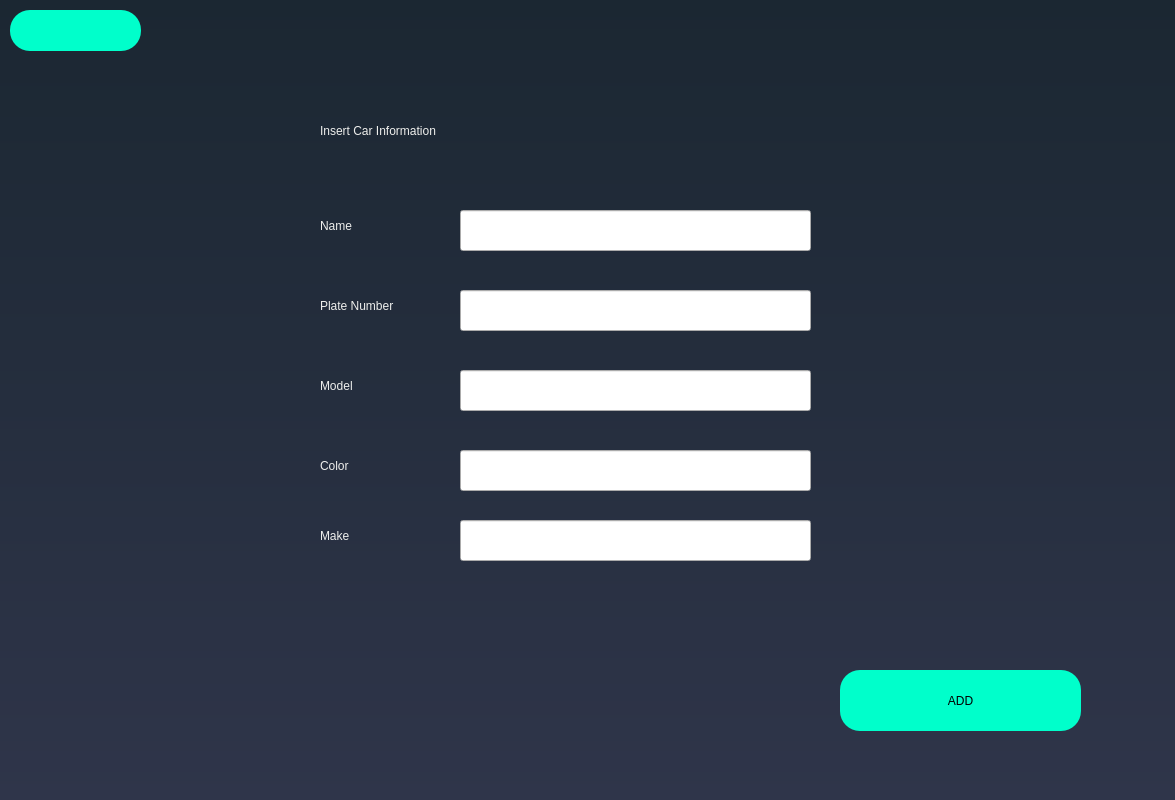
<?xml version="1.0" encoding="UTF-8"?>
<ui version="4.0">
 <class>Dialog</class>
 <widget class="QDialog" name="Dialog">
  <property name="geometry">
   <rect>
    <x>0</x>
    <y>0</y>
    <width>1175</width>
    <height>800</height>
   </rect>
  </property>
  <property name="windowTitle">
   <string>Dialog</string>
  </property>
  <widget class="QWidget" name="widget" native="true">
   <property name="geometry">
    <rect>
     <x>0</x>
     <y>0</y>
     <width>1210</width>
     <height>800</height>
    </rect>
   </property>
   <property name="styleSheet">
    <string notr="true">QWidget#widget{
background-color: qlineargradient(spread:repeat, x1:1, y1:0, x2:1, y2:1, stop:0 rgba(27, 39, 50, 255),stop:1 rgba(47, 53, 74, 255));
	color: #000000;
background-repeat: no-repeat; 
background-position: center;}</string>
   </property>
   <widget class="QWidget" name="widget_2" native="true">
    <property name="geometry">
     <rect>
      <x>0</x>
      <y>0</y>
      <width>1210</width>
      <height>800</height>
     </rect>
    </property>
    <property name="styleSheet">
     <string notr="true">QWidget#widget{
background-color: qlineargradient(spread:repeat, x1:1, y1:0, x2:1, y2:1, stop:0 rgba(27, 39, 50, 255),stop:1 rgba(47, 53, 74, 255));
	color: #000000;
background-repeat: no-repeat; 
background-position: center;}</string>
    </property>
    <widget class="QLabel" name="label">
     <property name="geometry">
      <rect>
       <x>320</x>
       <y>70</y>
       <width>581</width>
       <height>121</height>
      </rect>
     </property>
     <property name="styleSheet">
      <string notr="true">font: 75 39pt &quot;URW Bookman L&quot;;
color:rgb(238, 238, 236)
</string>
     </property>
     <property name="text">
      <string>Insert Car Information</string>
     </property>
    </widget>
    <widget class="QPushButton" name="add">
     <property name="geometry">
      <rect>
       <x>840</x>
       <y>670</y>
       <width>241</width>
       <height>61</height>
      </rect>
     </property>
     <property name="styleSheet">
      <string notr="true">border-radius:20px;
color: rgb(0, 0, 0);
background-color: rgb(0, 255, 203);
font: 75 25pt &quot;URW Bookman L&quot;;
</string>
     </property>
     <property name="text">
      <string>ADD</string>
     </property>
    </widget>
    <widget class="QLineEdit" name="model">
     <property name="geometry">
      <rect>
       <x>460</x>
       <y>370</y>
       <width>351</width>
       <height>41</height>
      </rect>
     </property>
     <property name="styleSheet">
      <string notr="true">font: 12pt &quot;Ubuntu Mono&quot;;</string>
     </property>
    </widget>
    <widget class="QLineEdit" name="color">
     <property name="geometry">
      <rect>
       <x>460</x>
       <y>450</y>
       <width>351</width>
       <height>41</height>
      </rect>
     </property>
     <property name="styleSheet">
      <string notr="true">font: 12pt &quot;Ubuntu Mono&quot;;</string>
     </property>
    </widget>
    <widget class="QLabel" name="label_4">
     <property name="geometry">
      <rect>
       <x>320</x>
       <y>360</y>
       <width>131</width>
       <height>51</height>
      </rect>
     </property>
     <property name="styleSheet">
      <string notr="true">font: 75 14pt &quot;URW Bookman L&quot;;
color:rgb(238, 238, 236)
</string>
     </property>
     <property name="text">
      <string>Model</string>
     </property>
    </widget>
    <widget class="QLabel" name="label_5">
     <property name="geometry">
      <rect>
       <x>320</x>
       <y>440</y>
       <width>131</width>
       <height>51</height>
      </rect>
     </property>
     <property name="styleSheet">
      <string notr="true">font: 75 14pt &quot;URW Bookman L&quot;;
color:rgb(238, 238, 236)
</string>
     </property>
     <property name="text">
      <string>Color</string>
     </property>
    </widget>
    <widget class="QLabel" name="no">
     <property name="geometry">
      <rect>
       <x>320</x>
       <y>200</y>
       <width>131</width>
       <height>51</height>
      </rect>
     </property>
     <property name="styleSheet">
      <string notr="true">font: 75 14pt &quot;URW Bookman L&quot;;
color:rgb(238, 238, 236)
</string>
     </property>
     <property name="text">
      <string>Name</string>
     </property>
    </widget>
    <widget class="QLineEdit" name="pl">
     <property name="geometry">
      <rect>
       <x>460</x>
       <y>290</y>
       <width>351</width>
       <height>41</height>
      </rect>
     </property>
     <property name="styleSheet">
      <string notr="true">font: 12pt &quot;Ubuntu Mono&quot;;</string>
     </property>
    </widget>
    <widget class="QLabel" name="label_7">
     <property name="geometry">
      <rect>
       <x>320</x>
       <y>280</y>
       <width>131</width>
       <height>51</height>
      </rect>
     </property>
     <property name="styleSheet">
      <string notr="true">font: 75 14pt &quot;URW Bookman L&quot;;
color:rgb(238, 238, 236)
</string>
     </property>
     <property name="text">
      <string>Plate Number</string>
     </property>
    </widget>
    <widget class="QLineEdit" name="name">
     <property name="geometry">
      <rect>
       <x>460</x>
       <y>210</y>
       <width>351</width>
       <height>41</height>
      </rect>
     </property>
     <property name="styleSheet">
      <string notr="true">font: 12pt &quot;Ubuntu Mono&quot;;</string>
     </property>
    </widget>
    <widget class="QLineEdit" name="make">
     <property name="geometry">
      <rect>
       <x>460</x>
       <y>520</y>
       <width>351</width>
       <height>41</height>
      </rect>
     </property>
     <property name="styleSheet">
      <string notr="true">font: 12pt &quot;Ubuntu Mono&quot;;</string>
     </property>
    </widget>
    <widget class="QLabel" name="label_8">
     <property name="geometry">
      <rect>
       <x>320</x>
       <y>510</y>
       <width>131</width>
       <height>51</height>
      </rect>
     </property>
     <property name="styleSheet">
      <string notr="true">font: 75 14pt &quot;URW Bookman L&quot;;
color:rgb(238, 238, 236)
</string>
     </property>
     <property name="text">
      <string>Make</string>
     </property>
    </widget>
    <widget class="QPushButton" name="back3">
     <property name="geometry">
      <rect>
       <x>10</x>
       <y>10</y>
       <width>131</width>
       <height>41</height>
      </rect>
     </property>
     <property name="styleSheet">
      <string notr="true">border-radius:20px;
color: rgb(0, 0, 0);
background-color: rgb(0, 255, 203);
font: 75 25pt &quot;URW Bookman L&quot;;
</string>
     </property>
     <property name="text">
      <string/>
     </property>
    </widget>
    <widget class="QLabel" name="error1">
     <property name="geometry">
      <rect>
       <x>440</x>
       <y>610</y>
       <width>381</width>
       <height>51</height>
      </rect>
     </property>
     <property name="styleSheet">
      <string notr="true">font: 75 14pt &quot;URW Bookman L&quot;;
color:rgb(239, 41, 41)</string>
     </property>
     <property name="text">
      <string/>
     </property>
    </widget>
   </widget>
  </widget>
 </widget>
 <resources/>
 <connections/>
</ui>
